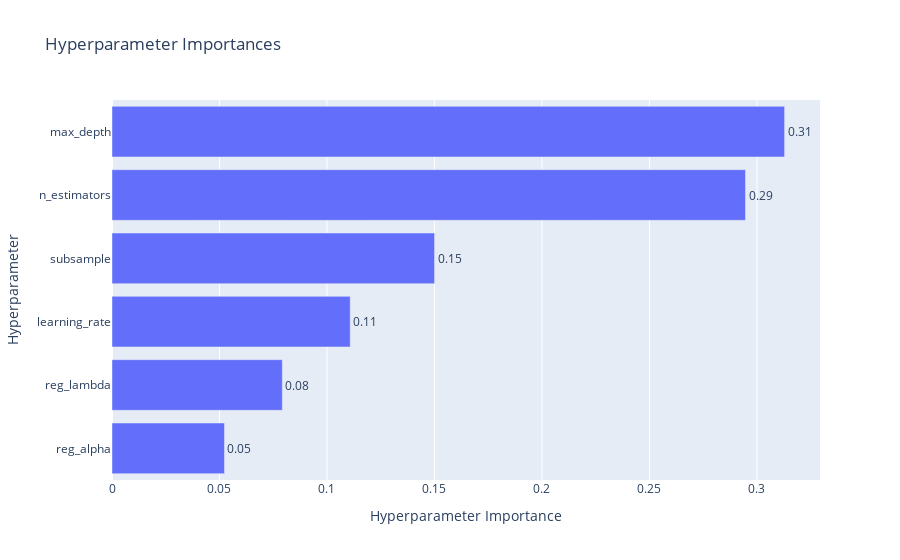

The notebook cell this image was saved under:
### Markdown cell above
Variando hiperparámetros con OPTUNA:

### Code cell
def objective(trial):
    """Función objetivo para Optuna."""
    # Probar valores para cada hiperparámetro
    learning_rate = trial.suggest_float("learning_rate", 0.01, 0.3, log=True)
    max_depth = trial.suggest_int("max_depth", 3, 10)
    n_estimators = trial.suggest_int("n_estimators", 100, 1000)
    reg_alpha = trial.suggest_float("reg_alpha", 0, 1)
    reg_lambda = trial.suggest_float("reg_lambda", 0, 1)
    subsample = trial.suggest_float("subsample", 0.5, 1.0)

    # Configurar y entrenar el modelo en un pipeline
    pipeline = Pipeline([
        ('preprocessing', full_pipeline),
        ('xgb_optimizado', XGBClassifier(
            learning_rate=learning_rate,
            max_depth=max_depth,
            n_estimators=n_estimators,
            reg_alpha=reg_alpha,
            reg_lambda=reg_lambda,
            subsample=subsample,
            random_state=rd,
            eval_metric='logloss'
        ))
    ])

    pipeline.fit(df_x_combined, df_y_combined)

    # Generar predicciones y calcular AUC-PR
    y_pred_proba = pipeline.predict_proba(X_test)[:, 1]
    auc_pr = custom_auc_pr(y_test, y_pred_proba)

    return auc_pr

# Iniciar MLflow y Optuna
study = optuna.create_study(direction="maximize")

with mlflow.start_run(run_name="Optuna Optimization"):
    # Ejecutar la optimización con Optuna
    study.optimize(objective, n_trials=5)

    # Obtener los mejores parámetros
    best_params = study.best_params

    # Registrar los mejores hiperparámetros en MLflow
    mlflow.log_params(best_params)

    # Entrenar el modelo con los mejores hiperparámetros en un pipeline
    best_pipeline = Pipeline([
        ('preprocessing', full_pipeline),
        ('xgb_optimizado', XGBClassifier(
            learning_rate=best_params["learning_rate"],
            max_depth=best_params["max_depth"],
            n_estimators=best_params["n_estimators"],
            reg_alpha=best_params["reg_alpha"],
            reg_lambda=best_params["reg_lambda"],
            subsample=best_params["subsample"],
            random_state=rd,
            eval_metric='logloss'
        ))
    ])
    best_pipeline.fit(df_x_combined, df_y_combined)

    # Evaluar el modelo en el conjunto de prueba
    y_test_pred_proba = best_pipeline.predict_proba(X_test)[:, 1]
    auc_pr = custom_auc_pr(y_test, y_test_pred_proba)
    precision = precision_score(y_test, (y_test_pred_proba >= 0.5).astype(int))
    recall = recall_score(y_test, (y_test_pred_proba >= 0.5).astype(int))
    f1 = f1_score(y_test, (y_test_pred_proba >= 0.5).astype(int))

    # Registrar métricas en MLflow
    mlflow.log_metric("AUC-PR", auc_pr)
    mlflow.log_metric("Precision", precision)
    mlflow.log_metric("Recall", recall)
    mlflow.log_metric("F1-Score", f1)

    # Registrar el pipeline entrenado en MLflow
    mlflow.sklearn.log_model(best_pipeline, artifact_path="xgb_optuna_best_pipeline")

# Visualizar la importancia de los hiperparámetros
plot_param_importances(study).show()

print("Optimización completada y resultados registrados en MLflow.")

### Figure 1 — Plotly figure (JSON) as saved in the notebook; plotly's stock layout.template omitted (floating-point values rounded to 4 significant figures)
{"data": [{"cliponaxis": false, "hovertemplate": ["reg_alpha (FloatDistribution): 0.052323959457170874<extra></extra>", "reg_lambda (FloatDistribution): 0.07922552374644601<extra></extra>", "learning_rate (FloatDistribution): 0.11081245931807962<extra></extra>", "subsample (FloatDistribution): 0.15005969188804044<extra></extra>", "n_estimators (IntDistribution): 0.2946972973151961<extra></extra>", "max_depth (IntDistribution): 0.3128810682750671<extra></extra>"], "name": "Objective Value", "orientation": "h", "text": ["0.05", "0.08", "0.11", "0.15", "0.29", "0.31"], "textposition": "outside", "type": "bar", "x": [0.05232, 0.07923, 0.1108, 0.1501, 0.2947, 0.3129], "y": ["reg_alpha", "reg_lambda", "learning_rate", "subsample", "n_estimators", "max_depth"]}], "layout": {"title": {"text": "Hyperparameter Importances"}, "xaxis": {"title": {"text": "Hyperparameter Importance"}}, "yaxis": {"title": {"text": "Hyperparameter"}}}}
